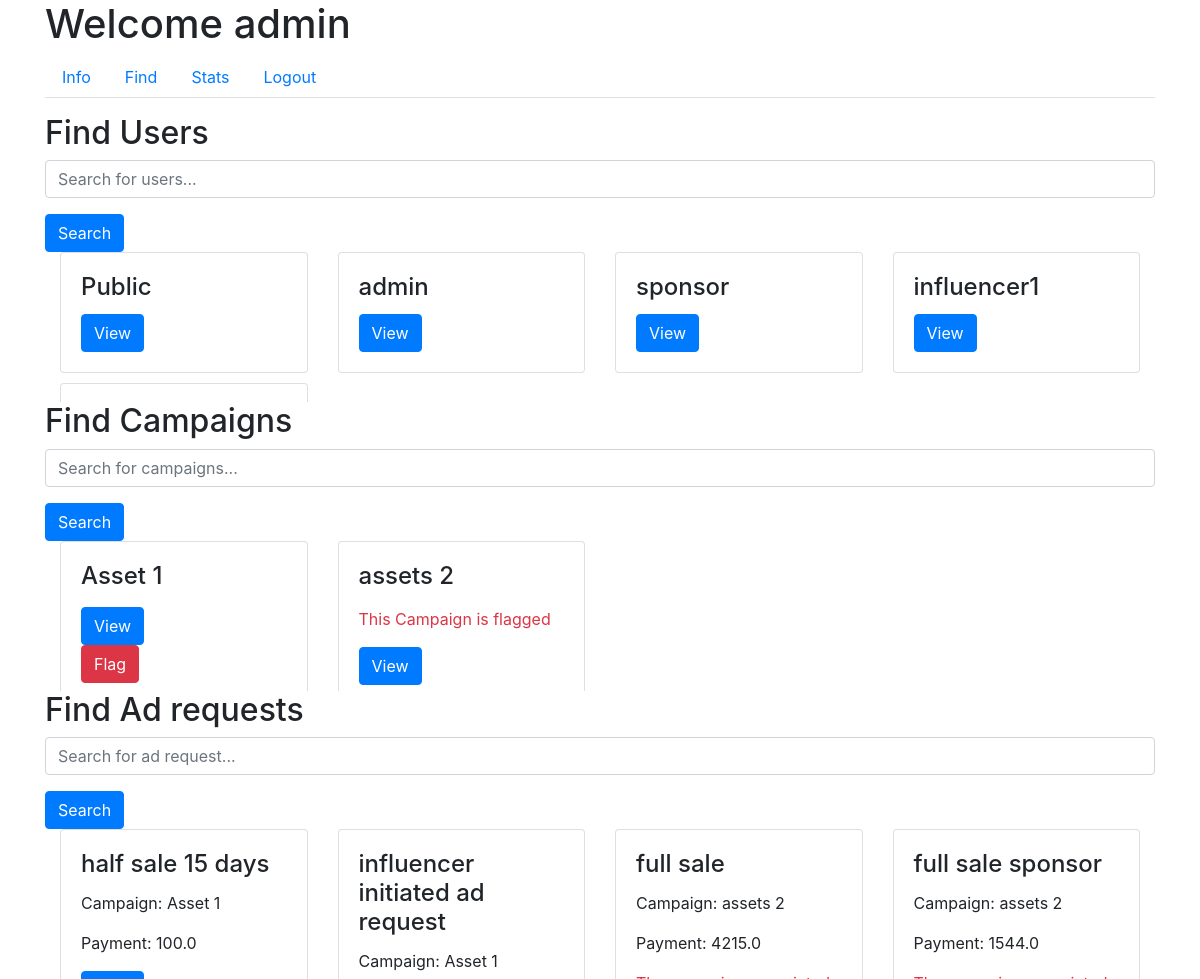
Before: /admin/find (signed in) with the older database file.
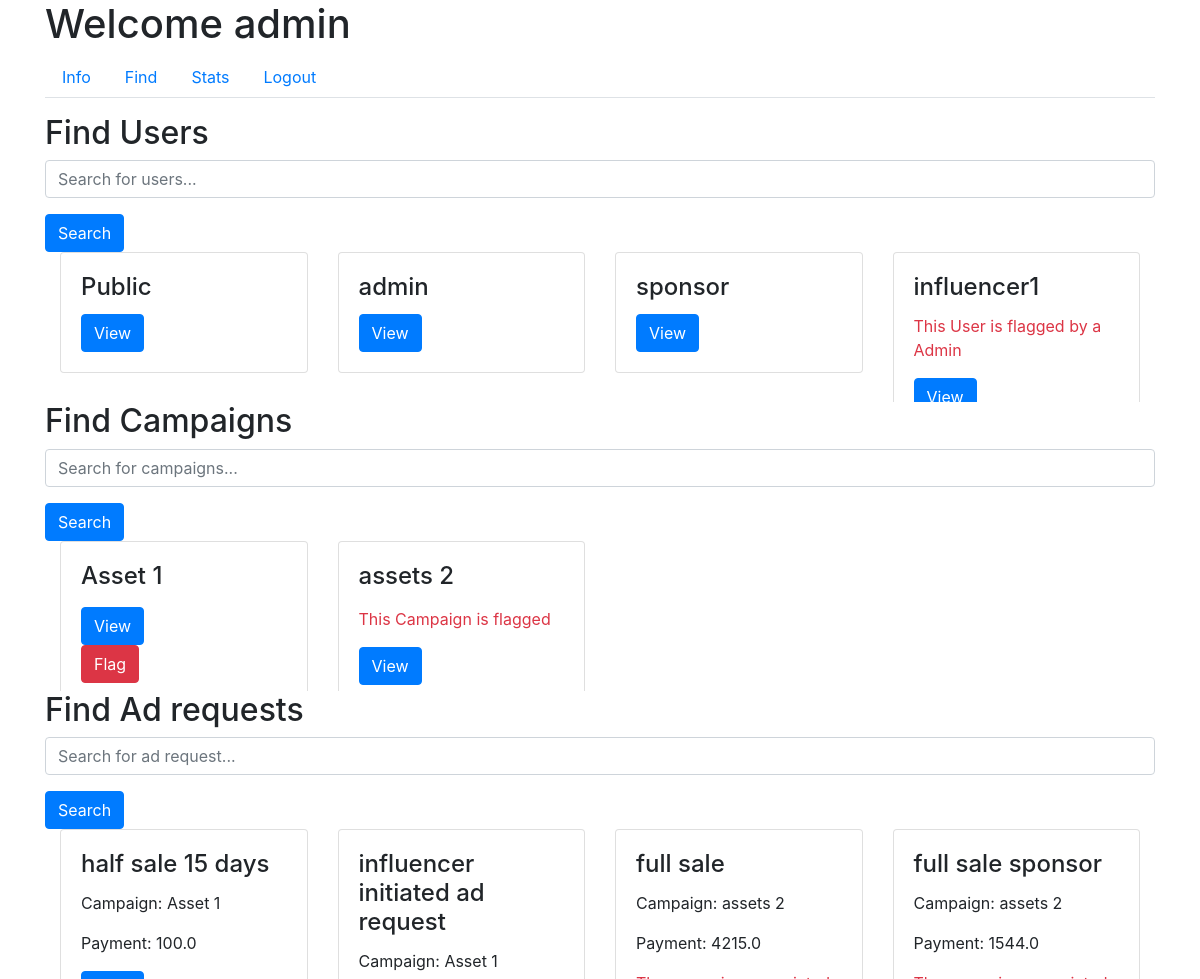
After: the same page with the newer database file.
### app/models.py (models this page shows, shortened)
class User(UserMixin, db.Model):
    id = db.Column(db.Integer, primary_key=True)
    username = db.Column(db.String(64), unique=True, nullable=False)
    email = db.Column(db.String(120), unique=True, nullable=False)
    password_hash = db.Column(db.String(128), nullable=False)
    role = db.Column(db.String(20), nullable=False)
    industry = db.Column(db.String(120))  # For Sponsors
    platforms = db.Column(db.Text)  # For Influencers
    category = db.Column(db.String(120))  # For Influencers
    niche = db.Column(db.String(120))  # For Influencers
    profile_pic = db.Column(db.String(20), nullable=False, default='download.png')
    flag = db.Column(db.Boolean, default=False, nullable=False)  # Add flag column

class Campaign(db.Model):
    id = db.Column(db.Integer, primary_key=True)
    name = db.Column(db.String(100), nullable=False)
    description = db.Column(db.Text, nullable=False)
    budget = db.Column(db.Float, nullable=False)
    visibility = db.Column(db.String(10), nullable=False)  # 'public', 'private'
    start_date = db.Column(db.Date, nullable=False)
    end_date = db.Column(db.Date, nullable=False)
    user_id = db.Column(db.Integer, db.ForeignKey('user.id'), nullable=False)
    ad_requests = db.relationship('AdRequest', backref='campaign', lazy=True)
    flag = db.Column(db.Boolean, default=False, nullable=False)  # Add flag column

class AdRequest(db.Model):
    id = db.Column(db.Integer, primary_key=True)
    campaign_id = db.Column(db.Integer, db.ForeignKey('campaign.id'), nullable=False)
    influencer_id = db.Column(db.Integer, db.ForeignKey('user.id'), nullable=False)
    requirements = db.Column(db.Text, nullable=False)
    payment_amount = db.Column(db.Float, nullable=False)
    status_influencer = db.Column(db.String(10), nullable=False)
    status_sponsor = db.Column(db.String(10), nullable=False)

### app/routes.py (the view)
@main.route('/admin/find')
@login_required
def admin_find():
    if current_user.role == 'admin':
        users = User.query.all()
        campaigns = Campaign.query.all()
        ad_requests = AdRequest.query.all()
        return render_template('admin_find.html', users=users, campaigns=campaigns, ad_requests=ad_requests)
    return redirect(url_for('main.home'))

### app/models.py (called while the page is built)
@login_manager.user_loader
def load_user(user_id):
    return User.query.get(int(user_id))

### app/templates/admin_find.html (shortened to what the changed rows need)
{% extends "admin_dashboard.html" %}
{% block tab_content %}
<h2>Find Users</h2>
<form method="GET" action="{{ url_for('main.admin_find') }}">
</form>
<div class="scrollable-container">
    <div class="row-container">
        {% for user in users %}
        <div class="col-md-3">
            <div class="request-box card">
                <div class="card-body">
                    <h4 class="card-title">{{ user.username }}</h4>
                    {% if user.flag == 1 %}
                        <p class="text-danger">This User is flagged by a Admin</p>
                    {% endif %}
                    {% if user.role == 'influencer' %}
                    <button class="btn btn-primary" data-toggle="modal" data-target="#influencerModal" data-id="{{ user.id }}">View</button>
                    {% elif user.role == 'admin' %}
                    <button class="btn btn-primary" data-toggle="modal" data-target="#adminModal" data-id="{{ user.id }}">View</button>
                    {% elif user.role == 'sponsor' %}
                    <button class="btn btn-primary" data-toggle="modal" data-target="#sponsorModal" data-id="{{ user.id }}">View</button>
                    {% else %}
                    <p> Sorry user type mismatch </p>
                    {% endif %}
                </div>
            </div>
        </div>
        {% endfor %}
    </div>
</div>
<h2>Find Campaigns</h2>
<form method="GET" action="{{ url_for('main.admin_find') }}">
</form>
<div class="scrollable-container">
    <div class="row-container">
        {% for campaign in campaigns %}
        <div class="col-md-3">
            <div class="request-box card">
                <div class="card-body">
                    <h4 class="card-title">{{ campaign.name }}</h4>
                    {% if campaign.flag == 1 %}
                        <p class="text-danger">This Campaign is flagged</p>
                        <button class="btn btn-primary" data-toggle="modal" data-target="#campaignModal" data-id="{{ campaign.id }}">View</button>
                    {% endif %}
                    {% if campaign.flag == 0 %}
                    <button class="btn btn-primary" data-toggle="modal" data-target="#campaignModal" data-id="{{ campaign.id }}">View</button>
                        <form method="POST" action="{{ url_for('main.flag_campaign', id=campaign.id) }}">
                            <button type="submit" class="btn btn-danger">Flag</button>
                        </form>
                    {% endif %}
                </div>
            </div>
        </div>
        {% endfor %}
    </div>
</div>
<h2>Find Ad requests</h2>
<form method="GET" action="{{ url_for('main.admin_find') }}">
</form>
<div class="scrollable-container">
    <div class="row-container">
        {% for request in ad_requests %}
        <div class="col-md-3">
            <div class="request-box card">
                <div class="card-body">
                    <h4 class="card-title">{{ request.requirements }}</h4>
                    <p class="card-text">Campaign: {{ request.campaign.name }}</p>
                    <p class="card-text">Payment: {{ request.payment_amount }}</p>
                    {% if request.campaign.flag == 1 %}
                        <p class="text-danger">The campaign associated with this ad request is flagged</p>
                    {% endif %}
                    <button class="btn btn-primary" data-toggle="modal" data-target="#adRequestModal" data-id="{{ request.id }}">View</button>
                </div>
            </div>
        </div>
        {% endfor %}
    </div>
</div>
{% endblock %}

### app/templates/admin_dashboard.html (shortened to what this page needs)
{% extends "base.html" %}
{% block content %}
<h1>Welcome {{ current_user.username }}</h1>
<ul class="nav nav-tabs">
    <li class="nav-item">
        <a class="nav-link" href="{{ url_for('main.admin_info') }}">Info</a>
    </li>
    <li class="nav-item">
        <a class="nav-link" href="{{ url_for('main.admin_find') }}">Find</a>
    </li>
    <li class="nav-item">
        <a class="nav-link" href="{{ url_for('main.admin_stats') }}">Stats</a>
    </li>
    <li class="nav-item">
        <a class="nav-link" href="{{ url_for('main.logout') }}">Logout</a>
    </li>
</ul>
<div class="tab-content mt-3">
    {% block tab_content %}{% endblock %}
</div>
{% endblock %}

Changed rows visible on the page:
changed User "influencer1": now shows "This User is flagged by a Admin"
